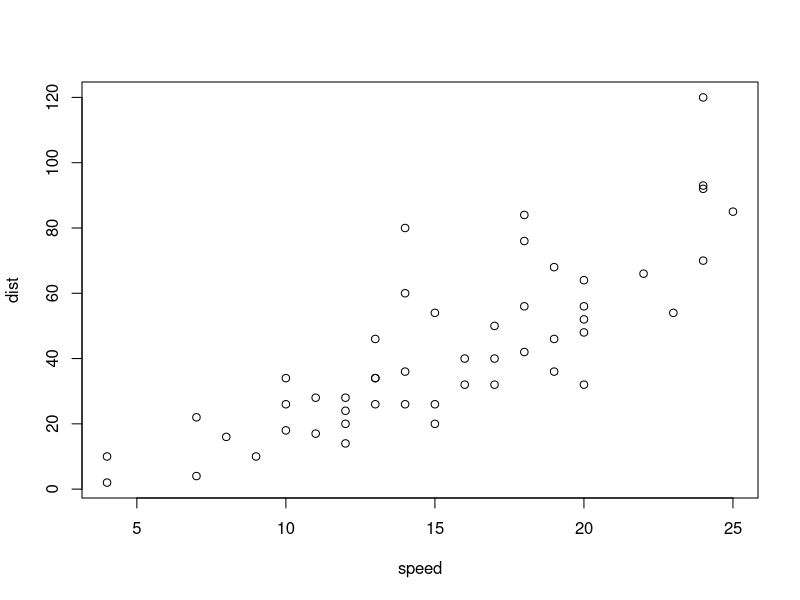
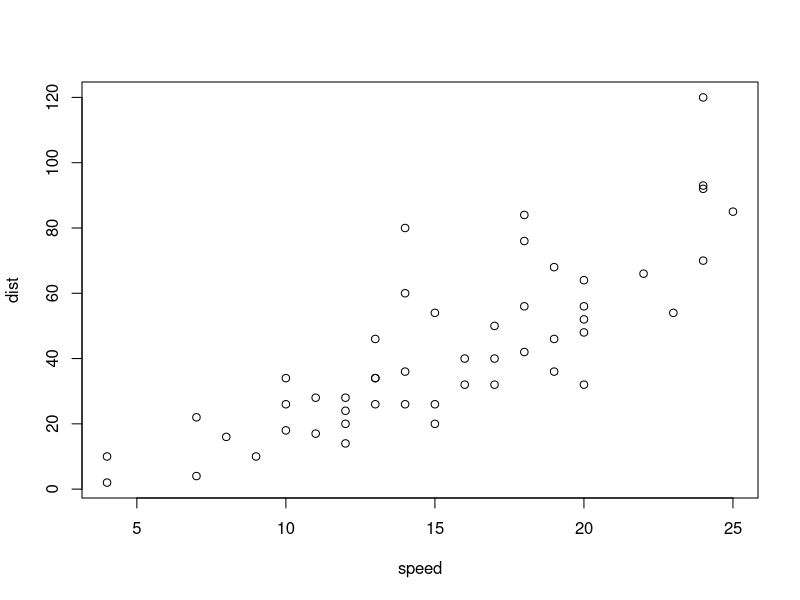
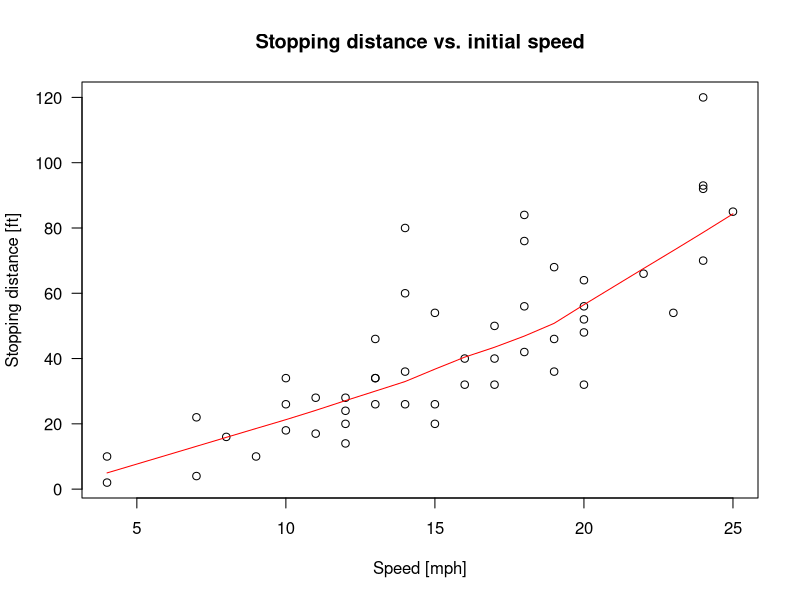
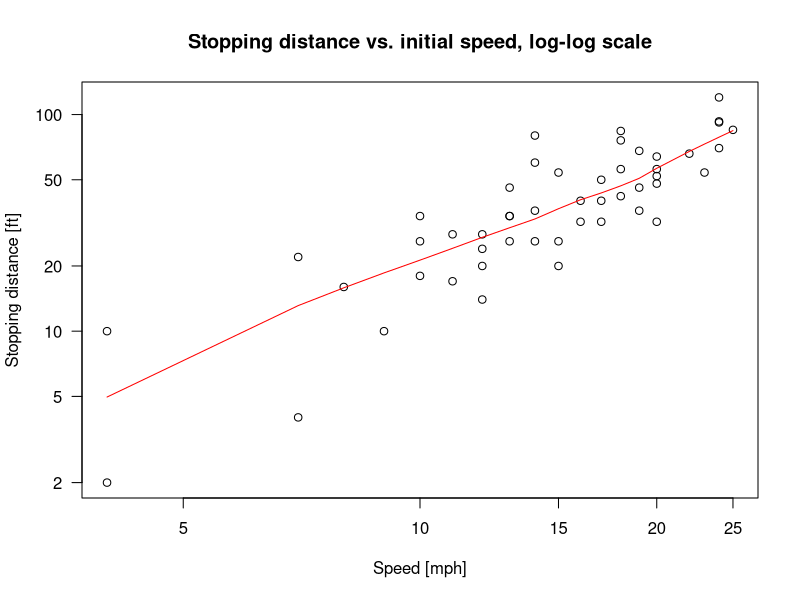
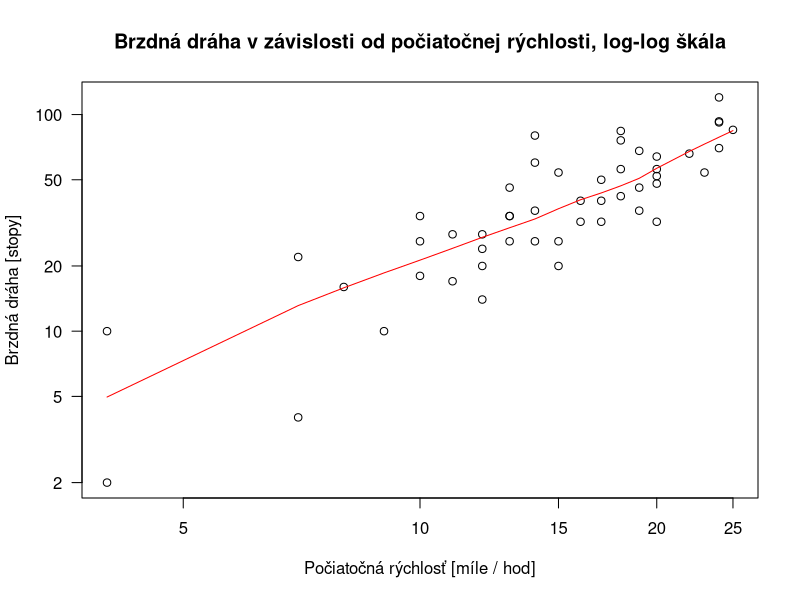
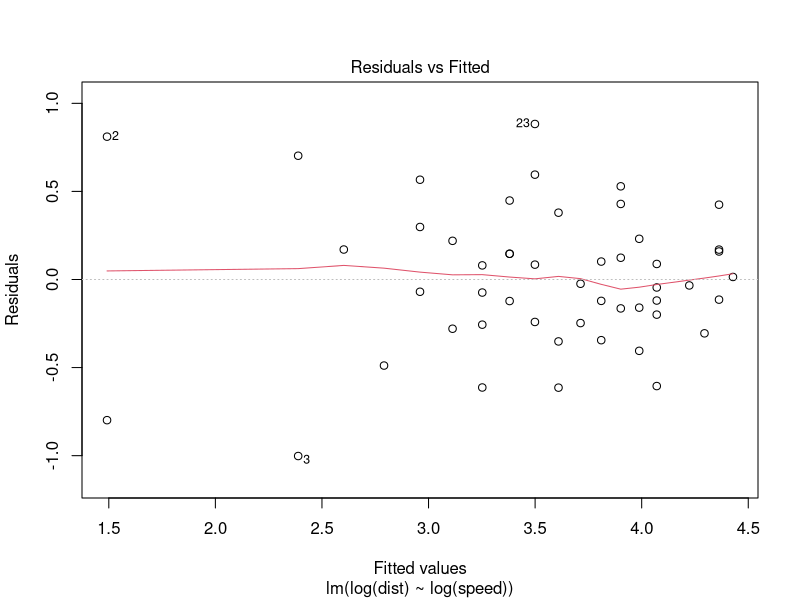
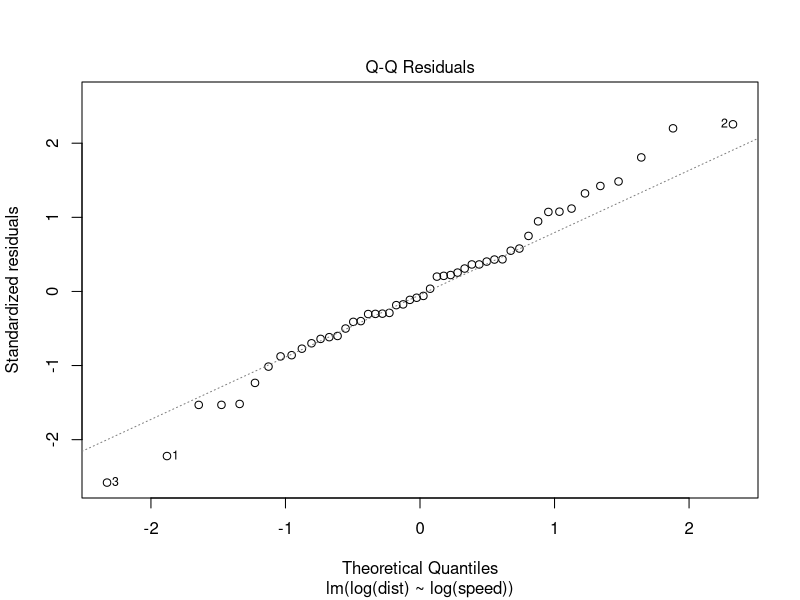
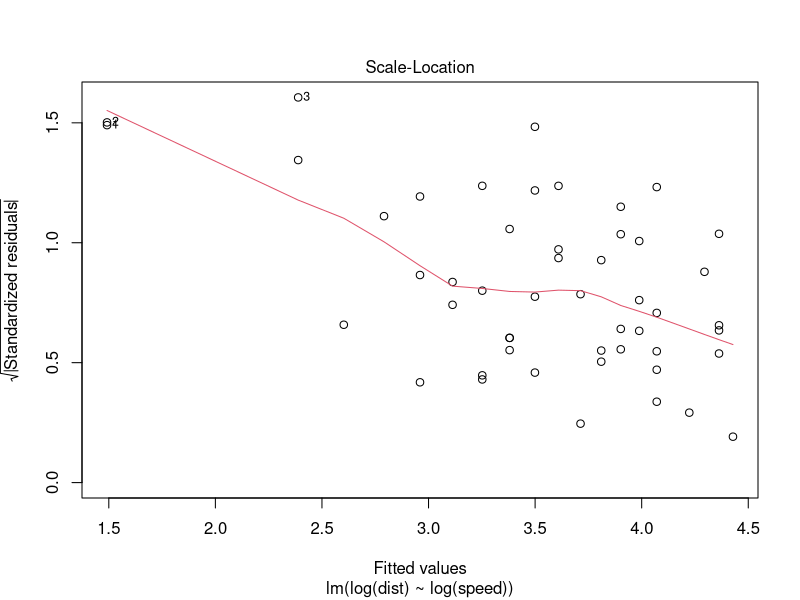

The R script that drew these images, in order:
## ---- chunk 1
plot(cars)
## ---- chunk 2
head(cars)
## ---- chunk 3
cars
## ---- chunk 4
plot(cars)
## ---- chunk 5
cairo_pdf("CarPlot.pdf")
plot(cars)
dev.off()
## ---- chunk 6
plot(cars, xlab = "Speed [mph]", ylab = "Stopping distance [ft]", las = 1)
lines(lowess(cars$speed, cars$dist, f = 2/3, iter = 3), col = "red")
title(main="Stopping distance vs. initial speed")
## ---- chunk 7
plot(cars, xlab = "Speed [mph]", ylab = "Stopping distance [ft]", las = 1, log = "xy")
lines(lowess(cars$speed, cars$dist, f = 2/3, iter = 3), col = "red")
title(main="Stopping distance vs. initial speed, log-log scale")
## ---- chunk 8
plot(cars, xlab = "Počiatočná rýchlosť [míle / hod]", ylab = "Brzdná dráha [stopy]", las = 1, log = "xy")
lines(lowess(cars$speed, cars$dist, f = 2/3, iter = 3), col = "red")
title(main="Brzdná dráha v závislosti od počiatočnej rýchlosti, log-log škála")
## ---- chunk 9
fmL <- lm(log(dist) ~ log(speed), data = cars)
summary(fmL)
plot(fmL)
## ---- chunk 10
plot(cars, xlab = "Počiatočná rýchlosť [míle / hod]", ylab = "Brzdná dráha [stopy]", las = 1, log = "xy")
lines(lowess(cars$speed, cars$dist, f = 2/3, iter = 3), col = "red")
title(main="Žväkýš, ťy řitěľouď, log-log škála")
